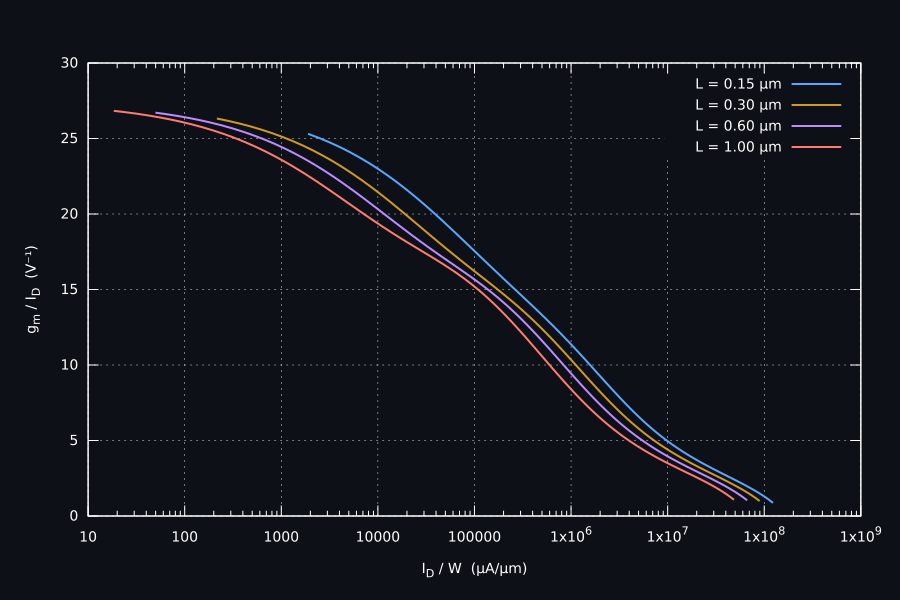

Reproduce this figure in gnuplot.

set terminal svg size 900,600 enhanced font "DejaVu Sans,14"  background rgb "#0d1117"
set output "gm_id_vs_id_w.svg"

set border lc rgb "#ffffff"
set tics textcolor rgb "#ffffff"
set xlabel "I_D / W  (µA/µm)" textcolor rgb "#ffffff"
set ylabel "g_m / I_D  (V⁻¹)" textcolor rgb "#ffffff"

set grid lc rgb "#dddddd" lw 0.5

set logscale x
set lmargin 9
set rmargin 4
set tmargin 3
set bmargin 4

set key right top textcolor "#ffffff"

plot \
    "pmos_l0p35_tt.dat"  using 4:5 with lines lw 2 lc rgb "#58a6ff" title "L = 0.15 µm", \
    "pmos_l0p5_tt.dat"  using 4:5 with lines lw 2 lc rgb "#d29922" title "L = 0.30 µm", \
    "pmos_l0p7_tt.dat"  using 4:5 with lines lw 2 lc rgb "#bc8cff" title "L = 0.60 µm", \
    "pmos_l1p0_tt.dat"  using 4:5 with lines lw 2 lc rgb "#ff7b72" title "L = 1.00 µm"
